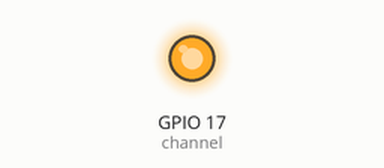
This program was run on a simulated Raspberry Pi (BCM pin numbers). On the bench: output pins drawn as LEDs (lit = HIGH). At 50.0 s the program stops and its outputs stay as they are.

Above: at 2.5 s.
At 7.5 s:
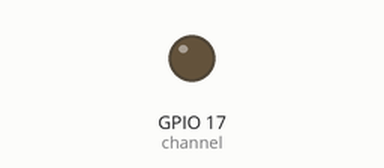
Timing chart, 0 to 13.0 s (numbered marks = the images above):
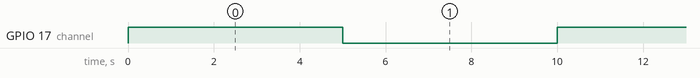

The program:

Lab1_LED_On.py
```python
import RPi.GPIO as gpio
from time import sleep

gpio.setmode(gpio.BCM)

channel = 17

gpio.setup(channel, gpio.OUT)
gpio.output(channel,gpio.LOW)

for ii in range(5):
    gpio.output(channel,gpio.HIGH)
    sleep(5)
    gpio.output(channel, gpio.LOW)
    sleep(5)

gpio.cleanup()
```

Measured:
- by itself, GPIO 17 (channel): alternates HIGH for 5.0 s and LOW for 5.0 s
